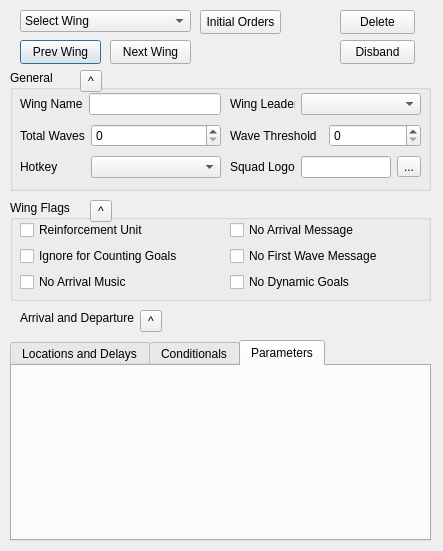
<?xml version="1.0" encoding="UTF-8"?>
<ui version="4.0">
 <class>WingEditorDialog</class>
 <widget class="QDialog" name="WingEditorDialog">
  <property name="geometry">
   <rect>
    <x>0</x>
    <y>0</y>
    <width>443</width>
    <height>551</height>
   </rect>
  </property>
  <property name="windowTitle">
   <string>Wings Editor</string>
  </property>
  <widget class="QComboBox" name="selectWingCombobox">
   <property name="geometry">
    <rect>
     <x>20</x>
     <y>10</y>
     <width>171</width>
     <height>22</height>
    </rect>
   </property>
   <item>
    <property name="text">
     <string>Select Wing</string>
    </property>
   </item>
  </widget>
  <widget class="QGroupBox" name="generalGroupBox">
   <property name="geometry">
    <rect>
     <x>10</x>
     <y>70</y>
     <width>421</width>
     <height>121</height>
    </rect>
   </property>
   <property name="title">
    <string>General</string>
   </property>
   <widget class="QWidget" name="verticalLayoutWidget">
    <property name="geometry">
     <rect>
      <x>10</x>
      <y>20</y>
      <width>201</width>
      <height>91</height>
     </rect>
    </property>
    <layout class="QVBoxLayout" name="verticalLayout">
     <item>
      <layout class="QHBoxLayout" name="horizontalLayout">
       <item>
        <widget class="QLabel" name="wingNameLabel">
         <property name="maximumSize">
          <size>
           <width>65</width>
           <height>16777215</height>
          </size>
         </property>
         <property name="text">
          <string>Wing Name</string>
         </property>
        </widget>
       </item>
       <item>
        <widget class="QLineEdit" name="wingNameLineEdit"/>
       </item>
      </layout>
     </item>
     <item>
      <layout class="QHBoxLayout" name="horizontalLayout_2">
       <item>
        <widget class="QLabel" name="totalWavesLabel">
         <property name="maximumSize">
          <size>
           <width>65</width>
           <height>16777215</height>
          </size>
         </property>
         <property name="text">
          <string>Total Waves</string>
         </property>
        </widget>
       </item>
       <item>
        <widget class="QSpinBox" name="totalWavesSpinBox"/>
       </item>
      </layout>
     </item>
     <item>
      <layout class="QHBoxLayout" name="horizontalLayout_3">
       <item>
        <widget class="QLabel" name="hotkeyLabel">
         <property name="maximumSize">
          <size>
           <width>65</width>
           <height>16777215</height>
          </size>
         </property>
         <property name="text">
          <string>Hotkey</string>
         </property>
        </widget>
       </item>
       <item>
        <widget class="QComboBox" name="hotkeyComboBox"/>
       </item>
      </layout>
     </item>
    </layout>
   </widget>
   <widget class="QWidget" name="verticalLayoutWidget_2">
    <property name="geometry">
     <rect>
      <x>220</x>
      <y>20</y>
      <width>191</width>
      <height>91</height>
     </rect>
    </property>
    <layout class="QVBoxLayout" name="verticalLayout_2">
     <item>
      <layout class="QHBoxLayout" name="horizontalLayout_4">
       <item>
        <widget class="QLabel" name="wingLeaderLabel">
         <property name="maximumSize">
          <size>
           <width>65</width>
           <height>16777215</height>
          </size>
         </property>
         <property name="text">
          <string>Wing Leader</string>
         </property>
        </widget>
       </item>
       <item>
        <widget class="QComboBox" name="wingLeaderComboBox"/>
       </item>
      </layout>
     </item>
     <item>
      <layout class="QHBoxLayout" name="horizontalLayout_5">
       <item>
        <widget class="QLabel" name="waveThresholdLabel">
         <property name="text">
          <string>Wave Threshold</string>
         </property>
        </widget>
       </item>
       <item>
        <widget class="QSpinBox" name="waveThresholdSpinBox"/>
       </item>
      </layout>
     </item>
     <item>
      <layout class="QHBoxLayout" name="horizontalLayout_6">
       <item>
        <widget class="QLabel" name="squadLogoLabel">
         <property name="text">
          <string>Squad Logo</string>
         </property>
        </widget>
       </item>
       <item>
        <widget class="QLineEdit" name="squadLogoLineEdit"/>
       </item>
       <item>
        <widget class="QToolButton" name="browseSquadLogosButton">
         <property name="text">
          <string>...</string>
         </property>
        </widget>
       </item>
      </layout>
     </item>
    </layout>
   </widget>
   <widget class="QToolButton" name="toggleGeneralOptionsButton">
    <property name="geometry">
     <rect>
      <x>70</x>
      <y>0</y>
      <width>22</width>
      <height>22</height>
     </rect>
    </property>
    <property name="text">
     <string>^</string>
    </property>
   </widget>
  </widget>
  <widget class="QPushButton" name="previousWingButton">
   <property name="geometry">
    <rect>
     <x>20</x>
     <y>40</y>
     <width>81</width>
     <height>24</height>
    </rect>
   </property>
   <property name="text">
    <string>Prev Wing</string>
   </property>
  </widget>
  <widget class="QPushButton" name="nextWingButton">
   <property name="geometry">
    <rect>
     <x>110</x>
     <y>40</y>
     <width>81</width>
     <height>24</height>
    </rect>
   </property>
   <property name="text">
    <string>Next Wing</string>
   </property>
  </widget>
  <widget class="QPushButton" name="disbandWingButton">
   <property name="geometry">
    <rect>
     <x>340</x>
     <y>40</y>
     <width>75</width>
     <height>24</height>
    </rect>
   </property>
   <property name="text">
    <string>Disband</string>
   </property>
  </widget>
  <widget class="QPushButton" name="deleteWingButton">
   <property name="geometry">
    <rect>
     <x>340</x>
     <y>10</y>
     <width>75</width>
     <height>24</height>
    </rect>
   </property>
   <property name="text">
    <string>Delete</string>
   </property>
  </widget>
  <widget class="QPushButton" name="initialOrdersButton">
   <property name="geometry">
    <rect>
     <x>200</x>
     <y>10</y>
     <width>81</width>
     <height>24</height>
    </rect>
   </property>
   <property name="text">
    <string>Initial Orders</string>
   </property>
  </widget>
  <widget class="QGroupBox" name="wingFlagsGroubBox">
   <property name="geometry">
    <rect>
     <x>10</x>
     <y>200</y>
     <width>421</width>
     <height>101</height>
    </rect>
   </property>
   <property name="title">
    <string>Wing Flags</string>
   </property>
   <widget class="QToolButton" name="toggleWingFlagsButton">
    <property name="geometry">
     <rect>
      <x>80</x>
      <y>0</y>
      <width>22</width>
      <height>22</height>
     </rect>
    </property>
    <property name="text">
     <string>^</string>
    </property>
   </widget>
   <widget class="QWidget" name="verticalLayoutWidget_3">
    <property name="geometry">
     <rect>
      <x>10</x>
      <y>20</y>
      <width>201</width>
      <height>74</height>
     </rect>
    </property>
    <layout class="QVBoxLayout" name="verticalLayout_3">
     <item>
      <widget class="QCheckBox" name="reinforcementUnitFlagCheckbox">
       <property name="text">
        <string>Reinforcement Unit</string>
       </property>
      </widget>
     </item>
     <item>
      <widget class="QCheckBox" name="ingoreCountingGoalsFlagCheckbox">
       <property name="text">
        <string>Ignore for Counting Goals</string>
       </property>
      </widget>
     </item>
     <item>
      <widget class="QCheckBox" name="noArrivalMusicFlagCheckbox">
       <property name="text">
        <string>No Arrival Music</string>
       </property>
      </widget>
     </item>
    </layout>
   </widget>
   <widget class="QWidget" name="verticalLayoutWidget_4">
    <property name="geometry">
     <rect>
      <x>220</x>
      <y>20</y>
      <width>191</width>
      <height>74</height>
     </rect>
    </property>
    <layout class="QVBoxLayout" name="verticalLayout_4">
     <item>
      <widget class="QCheckBox" name="noArrivalMessageFlagCheckbox">
       <property name="text">
        <string>No Arrival Message</string>
       </property>
      </widget>
     </item>
     <item>
      <widget class="QCheckBox" name="noFirstWaveMessageCheckbox">
       <property name="text">
        <string>No First Wave Message</string>
       </property>
      </widget>
     </item>
     <item>
      <widget class="QCheckBox" name="noDynamicGoalsCheckbox">
       <property name="text">
        <string>No Dynamic Goals</string>
       </property>
      </widget>
     </item>
    </layout>
   </widget>
  </widget>
  <widget class="QTabWidget" name="arrivalDeparturesTabs">
   <property name="geometry">
    <rect>
     <x>10</x>
     <y>340</y>
     <width>421</width>
     <height>201</height>
    </rect>
   </property>
   <property name="currentIndex">
    <number>2</number>
   </property>
   <widget class="QWidget" name="arrivalLocationTab">
    <attribute name="title">
     <string>Locations and Delays</string>
    </attribute>
    <widget class="QLabel" name="arrivalTypeLabel">
     <property name="geometry">
      <rect>
       <x>0</x>
       <y>10</y>
       <width>101</width>
       <height>20</height>
      </rect>
     </property>
     <property name="text">
      <string>Arrival Type</string>
     </property>
    </widget>
    <widget class="QComboBox" name="arrivalTypeComboBox">
     <property name="geometry">
      <rect>
       <x>80</x>
       <y>10</y>
       <width>121</width>
       <height>22</height>
      </rect>
     </property>
     <item>
      <property name="text">
       <string>Warp In at Current Location</string>
      </property>
     </item>
     <item>
      <property name="text">
       <string>Start in Docking Bay</string>
      </property>
     </item>
     <item>
      <property name="text">
       <string>Warp Near Ship</string>
      </property>
     </item>
     <item>
      <property name="text">
       <string>Warp In Front of Ship</string>
      </property>
     </item>
     <item>
      <property name="text">
       <string>Warp In Back of Ship</string>
      </property>
     </item>
     <item>
      <property name="text">
       <string>Warp In Left of Ship</string>
      </property>
     </item>
     <item>
      <property name="text">
       <string>Warp In Right of Ship</string>
      </property>
     </item>
     <item>
      <property name="text">
       <string>Warp In Above Ship</string>
      </property>
     </item>
     <item>
      <property name="text">
       <string>Warp In Below Ship</string>
      </property>
     </item>
    </widget>
    <widget class="QLabel" name="departureTypeLabel">
     <property name="geometry">
      <rect>
       <x>0</x>
       <y>110</y>
       <width>101</width>
       <height>16</height>
      </rect>
     </property>
     <property name="text">
      <string>Departure Type</string>
     </property>
    </widget>
    <widget class="QComboBox" name="departureTypeComboBox">
     <property name="geometry">
      <rect>
       <x>90</x>
       <y>110</y>
       <width>111</width>
       <height>22</height>
      </rect>
     </property>
     <item>
      <property name="text">
       <string>Warp In</string>
      </property>
     </item>
     <item>
      <property name="text">
       <string>Docking Bay</string>
      </property>
     </item>
    </widget>
    <widget class="QComboBox" name="arrivalTargetComboBox">
     <property name="geometry">
      <rect>
       <x>80</x>
       <y>40</y>
       <width>121</width>
       <height>22</height>
      </rect>
     </property>
    </widget>
    <widget class="QLabel" name="initialArrivalDelayLabel">
     <property name="geometry">
      <rect>
       <x>220</x>
       <y>10</y>
       <width>101</width>
       <height>16</height>
      </rect>
     </property>
     <property name="text">
      <string>Initial Arrival Delay</string>
     </property>
    </widget>
    <widget class="QSpinBox" name="initialArrivalDelaySpinBox">
     <property name="geometry">
      <rect>
       <x>340</x>
       <y>10</y>
       <width>51</width>
       <height>21</height>
      </rect>
     </property>
    </widget>
    <widget class="QLabel" name="arrivalTargetLabel">
     <property name="geometry">
      <rect>
       <x>0</x>
       <y>40</y>
       <width>81</width>
       <height>16</height>
      </rect>
     </property>
     <property name="text">
      <string>Target</string>
     </property>
    </widget>
    <widget class="QLabel" name="arrivalDistanceLabel">
     <property name="geometry">
      <rect>
       <x>0</x>
       <y>70</y>
       <width>81</width>
       <height>16</height>
      </rect>
     </property>
     <property name="text">
      <string>Distance</string>
     </property>
    </widget>
    <widget class="QLabel" name="preDepartureDelayLabel">
     <property name="geometry">
      <rect>
       <x>220</x>
       <y>110</y>
       <width>111</width>
       <height>16</height>
      </rect>
     </property>
     <property name="text">
      <string>Pre-Departure Delay</string>
     </property>
    </widget>
    <widget class="QSpinBox" name="preDepartureDelaySpinBox">
     <property name="geometry">
      <rect>
       <x>340</x>
       <y>110</y>
       <width>51</width>
       <height>21</height>
      </rect>
     </property>
    </widget>
    <widget class="QLineEdit" name="arrivalDistanceLineEdit">
     <property name="geometry">
      <rect>
       <x>80</x>
       <y>70</y>
       <width>121</width>
       <height>22</height>
      </rect>
     </property>
    </widget>
    <widget class="QGroupBox" name="delayBetweenWavesGroupBox">
     <property name="geometry">
      <rect>
       <x>220</x>
       <y>40</y>
       <width>181</width>
       <height>61</height>
      </rect>
     </property>
     <property name="title">
      <string>Delay Between Waves</string>
     </property>
     <widget class="QWidget" name="horizontalLayoutWidget_7">
      <property name="geometry">
       <rect>
        <x>10</x>
        <y>20</y>
        <width>161</width>
        <height>31</height>
       </rect>
      </property>
      <layout class="QHBoxLayout" name="horizontalLayout_7">
       <item>
        <widget class="QLabel" name="minWaveDelayLabel">
         <property name="text">
          <string>Min</string>
         </property>
        </widget>
       </item>
       <item>
        <widget class="QLineEdit" name="minWaveDelayLineEdit"/>
       </item>
       <item>
        <widget class="QLabel" name="maxWaveDelayLabel">
         <property name="text">
          <string>Max</string>
         </property>
        </widget>
       </item>
       <item>
        <widget class="QLineEdit" name="maxWaveDelayLineEdit"/>
       </item>
      </layout>
     </widget>
    </widget>
    <widget class="QComboBox" name="departureTargetComboBox">
     <property name="geometry">
      <rect>
       <x>90</x>
       <y>140</y>
       <width>111</width>
       <height>22</height>
      </rect>
     </property>
    </widget>
    <widget class="QLabel" name="departureTargetLabel">
     <property name="geometry">
      <rect>
       <x>0</x>
       <y>140</y>
       <width>49</width>
       <height>16</height>
      </rect>
     </property>
     <property name="text">
      <string>Target</string>
     </property>
    </widget>
   </widget>
   <widget class="QWidget" name="conditionalsTab">
    <attribute name="title">
     <string>Conditionals</string>
    </attribute>
   </widget>
   <widget class="QWidget" name="pararmetersTab">
    <attribute name="title">
     <string>Parameters</string>
    </attribute>
   </widget>
  </widget>
  <widget class="QLabel" name="arrivalDepartureLabel">
   <property name="geometry">
    <rect>
     <x>20</x>
     <y>310</y>
     <width>121</width>
     <height>16</height>
    </rect>
   </property>
   <property name="text">
    <string>Arrival and Departure</string>
   </property>
  </widget>
  <widget class="QToolButton" name="toggleArrivalDepartureButton">
   <property name="geometry">
    <rect>
     <x>140</x>
     <y>310</y>
     <width>22</width>
     <height>22</height>
    </rect>
   </property>
   <property name="text">
    <string>^</string>
   </property>
  </widget>
 </widget>
 <resources/>
 <connections/>
</ui>
